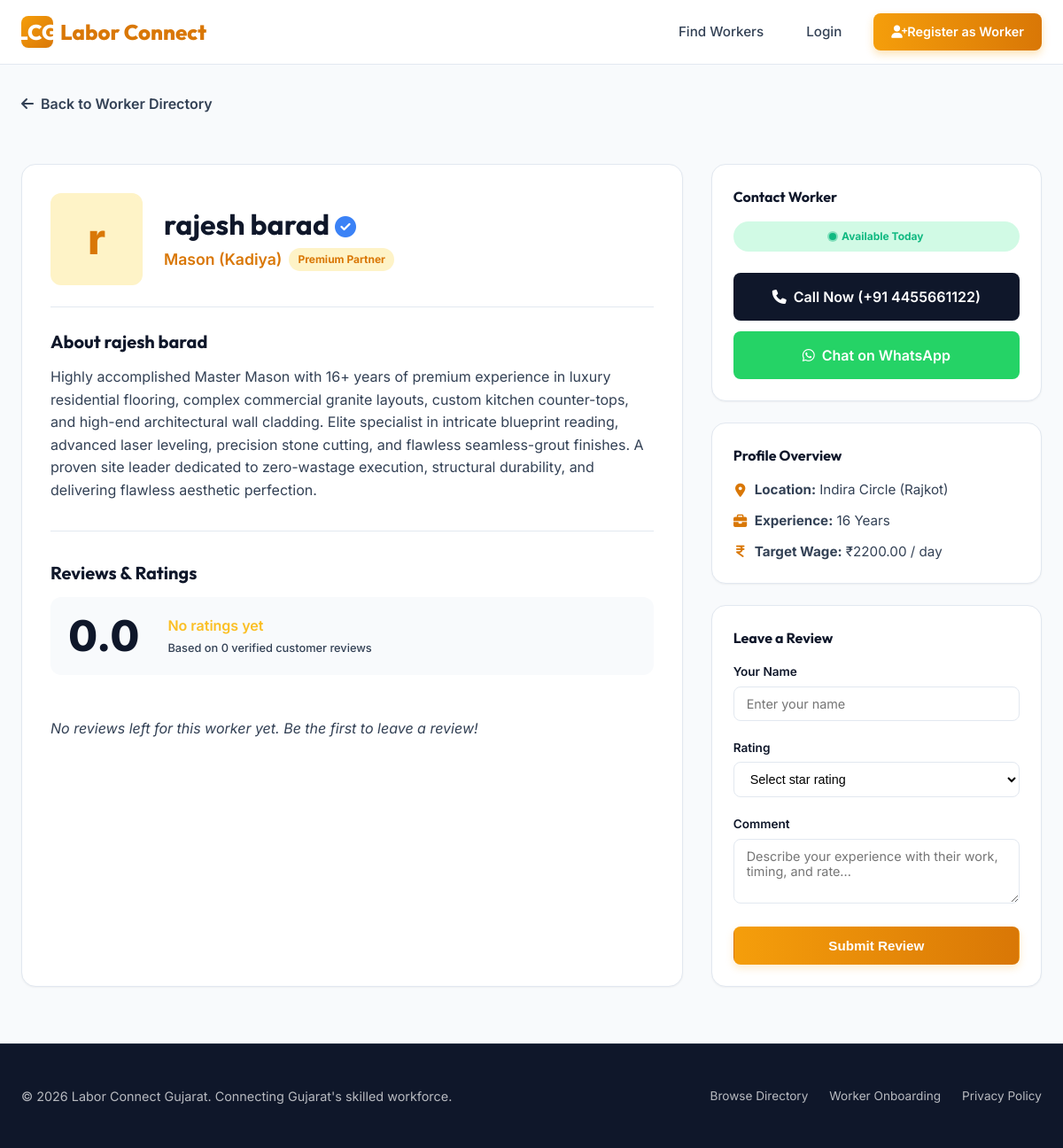
Page /worker/4/ on the committed database.
### marketplace/models.py (models this page shows, shortened)
class WorkerProfile(models.Model):
    user = models.OneToOneField(User, on_delete=models.CASCADE, related_name='worker_profile')
    name = models.CharField(max_length=100)
    mobile_number = models.CharField(max_length=15, unique=True)
    whatsapp_number = models.CharField(max_length=15, blank=True)
    skill = models.CharField(max_length=30, choices=SKILL_CHOICES)
    experience = models.PositiveIntegerField(help_text="Years of experience")
    location = models.CharField(max_length=50, choices=LOCATION_CHOICES)
    availability = models.CharField(max_length=20, choices=AVAILABILITY_CHOICES, default='available')
    daily_rate = models.DecimalField(max_digits=8, decimal_places=2, null=True, blank=True, help_text="Daily rate in INR (optional)")
    bio = models.TextField(blank=True, max_length=500)
    profile_picture = models.ImageField(upload_to='workers/', null=True, blank=True)
    is_verified = models.BooleanField(default=False)
    is_premium = models.BooleanField(default=False)
    @property
    def average_rating(self):
        reviews = self.reviews.all()
        if reviews.exists():
            return round(sum(r.rating for r in reviews) / reviews.count(), 1)
        return 0.0
    @property
    def review_count(self):
        return self.reviews.count()

### marketplace/views.py (the view)
# urls.py: path('worker/<int:pk>/', views.worker_detail_view, name='worker_detail'),
def worker_detail_view(request, pk):
    worker = get_object_or_404(WorkerProfile, pk=pk)
    reviews = worker.reviews.all().order_by('-created_at')
    if request.method == 'POST':
        form = ReviewForm(request.POST)
        if form.is_valid():
            review = form.save(commit=False)
            review.worker = worker
            review.save()
            messages.success(request, f"Review submitted successfully for {worker.name}!")
            return redirect('worker_detail', pk=pk)
    else:
        form = ReviewForm()
    context = {
        'worker': worker,
        'reviews': reviews,
        'form': form,
    }
    return render(request, 'marketplace/worker_detail.html', context)

### marketplace/forms.py
class ReviewForm(forms.ModelForm):
    class Meta:
        model = Review
        fields = ['customer_name', 'rating', 'comment']
        widgets = {
            'rating': forms.Select(attrs={'class': 'rating-select'}),
            'comment': forms.Textarea(attrs={'rows': 3, 'placeholder': 'Write your honest review here...'}),
            'customer_name': forms.TextInput(attrs={'placeholder': 'Your Name'}),
        }

### marketplace/templates/marketplace/worker_detail.html (shortened to what this page needs)
{% extends 'marketplace/base.html' %}
{% load static %}
{% block content %}
<div class="container" style="margin-top: 2rem;">
    <a href="{% url 'home' %}" style="display: inline-flex; align-items: center; gap: 0.5rem; font-weight: 600; margin-bottom: 1.5rem; color: var(--neutral-body);" id="back-to-directory">
        <i class="fa-solid fa-arrow-left"></i> Back to Worker Directory
    </a>
    <div class="profile-layout">
        <div class="profile-main-card" id="profile-details-main">
            <div class="profile-detail-header">
                {% if worker.profile_picture %}
                    <img src="{{ worker.profile_picture.url }}" alt="{{ worker.name }}" class="profile-avatar-large">
                {% else %}
                    <div class="profile-avatar-large">
                        {{ worker.name|slice:":1" }}
                    </div>
                {% endif %}
                <div class="profile-name-section">
                    <h1 class="profile-title" id="worker-profile-name">
                        {{ worker.name }}
                        {% if worker.is_verified %}
                            <i class="fa-solid fa-circle-check verified-icon" style="font-size: 1.5rem;" title="Verified" id="worker-profile-verified"></i>
                        {% endif %}
                    </h1>
                    <div class="profile-tags">
                        <span class="worker-skill" style="font-size: 1.1rem;" id="worker-profile-skill">{{ worker.get_skill_display }}</span>
                        {% if worker.is_premium %}
                            <span class="badge" style="background-color: var(--primary-light); color: var(--primary-dark); font-weight: 700;" id="worker-profile-premium">Premium Partner</span>
                        {% endif %}
                    </div>
                </div>
            </div>
            <div class="profile-bio-section" id="worker-profile-about">
                <h3>About {{ worker.name }}</h3>
                <p class="profile-bio-text">
                    {{ worker.bio|default:"This worker has registered on Labor Connect Gujarat to offer skilled labor services. They are committed to delivering high-quality, professional workmanship on jobs across Ahmedabad. Contact directly below to discuss project details, scope of work, and rates." }}
                </p>
            </div>
            <div class="reviews-section" id="worker-reviews-wrapper">
                <h3>Reviews & Ratings</h3>
                <div class="review-summary-card" id="rating-summary-card">
                    <div class="review-summary-num" id="avg-rating-value">{{ worker.average_rating }}</div>
                    <div>
                        <div class="rating-stars" id="rating-summary-stars">
                            {% if worker.average_rating > 0 %}
                                <i class="fa-solid fa-star"></i>
                                <span style="font-size: 1.15rem; color: var(--neutral-dark);">{{ worker.average_rating }} / 5.0</span>
                            {% else %}
                                <span>No ratings yet</span>
                            {% endif %}
                        </div>
                        <span class="rating-text" id="total-reviews-count">Based on {{ worker.review_count }} verified customer reviews</span>
                    </div>
                </div>
                <div class="review-list" id="reviews-items-list">
                    {% for review in reviews %}
                        <div class="review-item" id="review-item-{{ review.id }}">
                            <div class="review-header">
                                <span class="review-author" id="review-author-{{ review.id }}">{{ review.customer_name }}</span>
                                <span class="review-date" id="review-date-{{ review.id }}">{{ review.created_at|date:"M d, Y" }}</span>
                            </div>
                            <div class="rating-stars" style="margin-bottom: 0.5rem; font-size: 0.85rem;" id="review-stars-{{ review.id }}">
                                {% for i in "12345"|make_list %}
                                    {% if forloop.counter <= review.rating %}
                                        <i class="fa-solid fa-star"></i>
                                    {% else %}
                                        <i class="fa-regular fa-star"></i>
                                    {% endif %}
                                {% endfor %}
                            </div>
                            <p class="review-comment" id="review-comment-{{ review.id }}">{{ review.comment }}</p>
                        </div>
                    {% empty %}
                        <p style="color: var(--neutral-body); font-style: italic; padding: 1.5rem 0;" id="no-reviews-fallback">No reviews left for this worker yet. Be the first to leave a review!</p>
                    {% endfor %}
                </div>
            </div>
        </div>
        <div class="profile-sidebar" id="profile-details-sidebar">
            <div class="sidebar-card" id="contact-action-card">
                <h4 style="margin-bottom: 1rem;">Contact Worker</h4>
                <div style="margin-bottom: 1.5rem;">
                    {% if worker.availability == 'available' %}
                        <div class="badge badge-available" style="width: 100%; justify-content: center; padding: 0.5rem;" id="sidebar-avail-available">
                            <span class="badge-dot"></span> Available Today
                        </div>
                    {% elif worker.availability == 'soon' %}
                        <div class="badge badge-soon" style="width: 100%; justify-content: center; padding: 0.5rem;" id="sidebar-avail-soon">
                            <span class="badge-dot"></span> Available Soon
                        </div>
                    {% else %}
                        <div class="badge badge-busy" style="width: 100%; justify-content: center; padding: 0.5rem;" id="sidebar-avail-busy">
                            <span class="badge-dot"></span> Currently Busy
                        </div>
                    {% endif %}
                </div>
                <div style="display: flex; flex-direction: column; gap: 0.75rem;">
                    <a href="tel:+91{{ worker.mobile_number }}" class="btn btn-secondary" style="gap: 0.5rem; font-size: 1rem; padding: 0.875rem;" id="sidebar-call-btn">
                        <i class="fa-solid fa-phone"></i> Call Now (+91 {{ worker.mobile_number }})
                    </a>
                    <a href="https://wa.me/91{{ worker.whatsapp_number|default:worker.mobile_number }}?text=Hello%20{{ worker.name }},%20I%20saw%20your%20profile%20on%20Labor%20Connect%20Gujarat%20and%20wanted%20to%20hire%20you." target="_blank" class="btn btn-primary" style="background: #25D366; gap: 0.5rem; font-size: 1rem; padding: 0.875rem; box-shadow: none;" id="sidebar-whatsapp-btn">
                        <i class="fa-brands fa-whatsapp"></i> Chat on WhatsApp
                    </a>
                </div>
            </div>
            <div class="sidebar-card" id="worker-stats-card">
                <h4 style="margin-bottom: 1rem;">Profile Overview</h4>
                <div class="worker-details-list" style="font-size: 0.95rem; gap: 0.75rem;">
                    <div class="detail-item" id="sidebar-loc">
                        <i class="fa-solid fa-location-dot" style="color: var(--primary-dark);"></i>
                        <span><strong>Location:</strong> {{ worker.get_location_display }}</span>
                    </div>
                    <div class="detail-item" id="sidebar-exp">
                        <i class="fa-solid fa-briefcase" style="color: var(--primary-dark);"></i>
                        <span><strong>Experience:</strong> {{ worker.experience }} Years</span>
                    </div>
                    {% if worker.daily_rate %}
                        <div class="detail-item" id="sidebar-rate">
                            <i class="fa-solid fa-indian-rupee-sign" style="color: var(--primary-dark);"></i>
                            <span><strong>Target Wage:</strong> ₹{{ worker.daily_rate }} / day</span>
                        </div>
                    {% endif %}
                </div>
            </div>
            <div class="review-form-card" id="submit-review-card">
                <h4 style="margin-bottom: 1rem; color: var(--neutral-dark);">Leave a Review</h4>
                <form method="POST" id="submit-review-form">
                    <div class="form-group" id="form-group-customer-name">
                        <label for="id_customer_name" class="input-label">Your Name</label>
                        <input type="text" name="customer_name" id="id_customer_name" class="form-control" placeholder="Enter your name" required>
                    </div>
                    <div class="form-group" id="form-group-rating">
                        <label for="id_rating" class="input-label">Rating</label>
                        <select name="rating" id="id_rating" class="rating-select" required>
                            <option value="" disabled selected>Select star rating</option>
                        </select>
                    </div>
                    <div class="form-group" id="form-group-comment">
                        <label for="id_comment" class="input-label">Comment</label>
                        <textarea name="comment" id="id_comment" class="form-control" rows="3" placeholder="Describe your experience with their work, timing, and rate..." required></textarea>
                    </div>
                    <button type="submit" class="btn btn-primary" style="width: 100%;" id="submit-review-btn">
                        Submit Review
                    </button>
                </form>
            </div>
        </div>
    </div>
</div>
{% endblock %}

### rows in the picture
WorkerProfile: name "r", name "rajesh barad", skill "Mason (Kadiya)", bio "Highly accomplished Master Mason with 16+ years of premium experience in luxury residential flooring, complex commercial granite layouts, custom kitchen counter-tops, and high-end architectural wall cladding. Elite specialist in intricate blueprint reading, advanced laser leveling, precision stone cutting, and flawless seamless-grout finishes. A proven site leader dedicated to zero-wastage execution, structural durability, and delivering flawless aesthetic perfection.", average_rating "0.0", review_count "0", mobile_number "4455661122", location "Indira Circle (Rajkot)", experience "16", daily_rate "2200.00"
